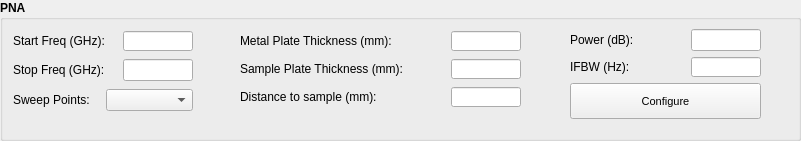
     <widget class="QGroupBox" name="groupBox_5">
      <property name="geometry">
       <rect>
        <x>10</x>
        <y>260</y>
        <width>801</width>
        <height>141</height>
       </rect>
      </property>
      <property name="font">
       <font>
        <weight>75</weight>
        <bold>true</bold>
       </font>
      </property>
      <property name="title">
       <string>PNA</string>
      </property>
      <widget class="QWidget" name="layoutWidget">
       <property name="geometry">
        <rect>
         <x>240</x>
         <y>29</y>
         <width>281</width>
         <height>82</height>
        </rect>
       </property>
       <layout class="QVBoxLayout" name="verticalLayout_14">
        <item>
         <layout class="QHBoxLayout" name="horizontalLayout_15">
          <item>
           <widget class="QLabel" name="labelScanHeight_5">
            <property name="font">
             <font>
              <weight>50</weight>
              <bold>false</bold>
             </font>
            </property>
            <property name="text">
             <string>Metal Plate Thickness (mm):</string>
            </property>
           </widget>
          </item>
          <item>
           <widget class="QLineEdit" name="lineEditPnametalPlateThickness">
            <property name="sizePolicy">
             <sizepolicy hsizetype="Fixed" vsizetype="Fixed">
              <horstretch>0</horstretch>
              <verstretch>0</verstretch>
             </sizepolicy>
            </property>
            <property name="maximumSize">
             <size>
              <width>70</width>
              <height>20</height>
             </size>
            </property>
            <property name="font">
             <font>
              <weight>50</weight>
              <bold>false</bold>
             </font>
            </property>
            <property name="toolTip">
             <string>Valid range: 50mm~500mm - Increment: 10mm</string>
            </property>
            <property name="toolTipDuration">
             <number>1000</number>
            </property>
            <property name="statusTip">
             <string notr="true"/>
            </property>
            <property name="maxLength">
             <number>5</number>
            </property>
            <property name="frame">
             <bool>true</bool>
            </property>
            <property name="alignment">
             <set>Qt::AlignRight|Qt::AlignTrailing|Qt::AlignVCenter</set>
            </property>
            <property name="cursorMoveStyle">
             <enum>Qt::VisualMoveStyle</enum>
            </property>
            <property name="clearButtonEnabled">
             <bool>false</bool>
            </property>
           </widget>
          </item>
         </layout>
        </item>
        <item>
         <layout class="QHBoxLayout" name="horizontalLayout_18">
          <item>
           <widget class="QLabel" name="labelScanHeight_7">
            <property name="font">
             <font>
              <weight>50</weight>
              <bold>false</bold>
             </font>
            </property>
            <property name="text">
             <string>Sample Plate Thickness (mm):</string>
            </property>
           </widget>
          </item>
          <item>
           <widget class="QLineEdit" name="lineEditPnasampleThickness">
            <property name="sizePolicy">
             <sizepolicy hsizetype="Fixed" vsizetype="Fixed">
              <horstretch>0</horstretch>
              <verstretch>0</verstretch>
             </sizepolicy>
            </property>
            <property name="maximumSize">
             <size>
              <width>70</width>
              <height>20</height>
             </size>
            </property>
            <property name="font">
             <font>
              <weight>50</weight>
              <bold>false</bold>
             </font>
            </property>
            <property name="toolTip">
             <string>Valid range: 50mm~500mm - Increment: 10mm</string>
            </property>
            <property name="toolTipDuration">
             <number>1000</number>
            </property>
            <property name="statusTip">
             <string notr="true"/>
            </property>
            <property name="text">
             <string/>
            </property>
            <property name="maxLength">
             <number>5</number>
            </property>
            <property name="frame">
             <bool>true</bool>
            </property>
            <property name="alignment">
             <set>Qt::AlignRight|Qt::AlignTrailing|Qt::AlignVCenter</set>
            </property>
            <property name="cursorMoveStyle">
             <enum>Qt::VisualMoveStyle</enum>
            </property>
            <property name="clearButtonEnabled">
             <bool>false</bool>
            </property>
           </widget>
          </item>
         </layout>
        </item>
        <item>
         <layout class="QHBoxLayout" name="horizontalLayout_16">
          <item>
           <widget class="QLabel" name="labelScanHeight_6">
            <property name="font">
             <font>
              <weight>50</weight>
              <bold>false</bold>
             </font>
            </property>
            <property name="text">
             <string>Distance to sample (mm):</string>
            </property>
           </widget>
          </item>
          <item>
           <widget class="QLineEdit" name="lineEditPnadistToSample">
            <property name="sizePolicy">
             <sizepolicy hsizetype="Fixed" vsizetype="Fixed">
              <horstretch>0</horstretch>
              <verstretch>0</verstretch>
             </sizepolicy>
            </property>
            <property name="maximumSize">
             <size>
              <width>70</width>
              <height>20</height>
             </size>
            </property>
            <property name="font">
             <font>
              <weight>50</weight>
              <bold>false</bold>
             </font>
            </property>
            <property name="toolTip">
             <string>Valid range: 50mm~500mm - Increment: 10mm</string>
            </property>
            <property name="toolTipDuration">
             <number>1000</number>
            </property>
            <property name="statusTip">
             <string notr="true"/>
            </property>
            <property name="text">
             <string/>
            </property>
            <property name="maxLength">
             <number>5</number>
            </property>
            <property name="frame">
             <bool>true</bool>
            </property>
            <property name="alignment">
             <set>Qt::AlignRight|Qt::AlignTrailing|Qt::AlignVCenter</set>
            </property>
            <property name="cursorMoveStyle">
             <enum>Qt::VisualMoveStyle</enum>
            </property>
            <property name="clearButtonEnabled">
             <bool>false</bool>
            </property>
           </widget>
          </item>
         </layout>
        </item>
       </layout>
      </widget>
      <widget class="QWidget" name="layoutWidget">
       <property name="geometry">
        <rect>
         <x>570</x>
         <y>29</y>
         <width>191</width>
         <height>90</height>
        </rect>
       </property>
       <layout class="QVBoxLayout" name="verticalLayout_17">
        <item>
         <layout class="QHBoxLayout" name="horizontalLayout_6">
          <item>
           <widget class="QLabel" name="labelScanInterval_5">
            <property name="font">
             <font>
              <weight>50</weight>
              <bold>false</bold>
             </font>
            </property>
            <property name="text">
             <string>Power (dB):</string>
            </property>
           </widget>
          </item>
          <item>
           <widget class="QLineEdit" name="lineEditPnaPower">
            <property name="sizePolicy">
             <sizepolicy hsizetype="Fixed" vsizetype="Fixed">
              <horstretch>0</horstretch>
              <verstretch>0</verstretch>
             </sizepolicy>
            </property>
            <property name="maximumSize">
             <size>
              <width>70</width>
              <height>22</height>
             </size>
            </property>
            <property name="font">
             <font>
              <weight>50</weight>
              <bold>false</bold>
             </font>
            </property>
            <property name="toolTip">
             <string>Valid range: 50mm~500mm - Increment: 10mm</string>
            </property>
            <property name="statusTip">
             <string/>
            </property>
            <property name="maxLength">
             <number>5</number>
            </property>
            <property name="alignment">
             <set>Qt::AlignRight|Qt::AlignTrailing|Qt::AlignVCenter</set>
            </property>
           </widget>
          </item>
         </layout>
        </item>
        <item>
         <layout class="QHBoxLayout" name="horizontalLayout">
          <item>
           <widget class="QLabel" name="labelScanHeight_4">
            <property name="font">
             <font>
              <weight>50</weight>
              <bold>false</bold>
             </font>
            </property>
            <property name="text">
             <string>IFBW (Hz):</string>
            </property>
           </widget>
          </item>
          <item>
           <widget class="QLineEdit" name="lineEditPnaIFBW">
            <property name="sizePolicy">
             <sizepolicy hsizetype="Fixed" vsizetype="Fixed">
              <horstretch>0</horstretch>
              <verstretch>0</verstretch>
             </sizepolicy>
            </property>
            <property name="maximumSize">
             <size>
              <width>70</width>
              <height>20</height>
             </size>
            </property>
            <property name="font">
             <font>
              <weight>50</weight>
              <bold>false</bold>
             </font>
            </property>
            <property name="toolTip">
             <string>Valid range: 50mm~500mm - Increment: 10mm</string>
            </property>
            <property name="toolTipDuration">
             <number>1000</number>
            </property>
            <property name="statusTip">
             <string notr="true"/>
            </property>
            <property name="maxLength">
             <number>5</number>
            </property>
            <property name="frame">
             <bool>true</bool>
            </property>
            <property name="alignment">
             <set>Qt::AlignRight|Qt::AlignTrailing|Qt::AlignVCenter</set>
            </property>
            <property name="cursorMoveStyle">
             <enum>Qt::VisualMoveStyle</enum>
            </property>
            <property name="clearButtonEnabled">
             <bool>false</bool>
            </property>
           </widget>
          </item>
         </layout>
        </item>
        <item>
         <widget class="QPushButton" name="pushButtonPnaConfig">
          <property name="sizePolicy">
           <sizepolicy hsizetype="Minimum" vsizetype="Preferred">
            <horstretch>0</horstretch>
            <verstretch>0</verstretch>
           </sizepolicy>
          </property>
          <property name="font">
           <font>
            <pointsize>8</pointsize>
            <weight>50</weight>
            <bold>false</bold>
           </font>
          </property>
          <property name="text">
           <string>Configure</string>
          </property>
         </widget>
        </item>
       </layout>
      </widget>
      <widget class="QWidget" name="layoutWidget">
       <property name="geometry">
        <rect>
         <x>13</x>
         <y>29</y>
         <width>180</width>
         <height>86</height>
        </rect>
       </property>
       <layout class="QVBoxLayout" name="verticalLayout_6">
        <item>
         <layout class="QHBoxLayout" name="horizontalLayout_9">
          <item>
           <widget class="QLabel" name="labelScanHeight_3">
            <property name="font">
             <font>
              <weight>50</weight>
              <bold>false</bold>
             </font>
            </property>
            <property name="text">
             <string>Start Freq (GHz):</string>
            </property>
           </widget>
          </item>
          <item>
           <widget class="QLineEdit" name="lineEditPnaStartFreq">
            <property name="sizePolicy">
             <sizepolicy hsizetype="Fixed" vsizetype="Fixed">
              <horstretch>0</horstretch>
              <verstretch>0</verstretch>
             </sizepolicy>
            </property>
            <property name="maximumSize">
             <size>
              <width>70</width>
              <height>20</height>
             </size>
            </property>
            <property name="font">
             <font>
              <weight>50</weight>
              <bold>false</bold>
             </font>
            </property>
            <property name="toolTip">
             <string>Valid range: 50mm~500mm - Increment: 10mm</string>
            </property>
            <property name="toolTipDuration">
             <number>1000</number>
            </property>
            <property name="statusTip">
             <string notr="true"/>
            </property>
            <property name="maxLength">
             <number>5</number>
            </property>
            <property name="frame">
             <bool>true</bool>
            </property>
            <property name="alignment">
             <set>Qt::AlignRight|Qt::AlignTrailing|Qt::AlignVCenter</set>
            </property>
            <property name="cursorMoveStyle">
             <enum>Qt::VisualMoveStyle</enum>
            </property>
            <property name="clearButtonEnabled">
             <bool>false</bool>
            </property>
           </widget>
          </item>
         </layout>
        </item>
        <item>
         <layout class="QHBoxLayout" name="horizontalLayout_3">
          <item>
           <widget class="QLabel" name="labelScanInterval_4">
            <property name="font">
             <font>
              <weight>50</weight>
              <bold>false</bold>
             </font>
            </property>
            <property name="text">
             <string>Stop Freq (GHz):</string>
            </property>
           </widget>
          </item>
          <item>
           <widget class="QLineEdit" name="lineEditPnaStopFreq">
            <property name="sizePolicy">
             <sizepolicy hsizetype="Fixed" vsizetype="Fixed">
              <horstretch>0</horstretch>
              <verstretch>0</verstretch>
             </sizepolicy>
            </property>
            <property name="maximumSize">
             <size>
              <width>70</width>
              <height>22</height>
             </size>
            </property>
            <property name="font">
             <font>
              <weight>50</weight>
              <bold>false</bold>
             </font>
            </property>
            <property name="toolTip">
             <string>Valid range: 50mm~500mm - Increment: 10mm</string>
            </property>
            <property name="statusTip">
             <string/>
            </property>
            <property name="maxLength">
             <number>5</number>
            </property>
            <property name="alignment">
             <set>Qt::AlignRight|Qt::AlignTrailing|Qt::AlignVCenter</set>
            </property>
           </widget>
          </item>
         </layout>
        </item>
        <item>
         <layout class="QHBoxLayout" name="horizontalLayout_13">
          <item>
           <widget class="QLabel" name="labelScanWidth_4">
            <property name="font">
             <font>
              <weight>50</weight>
              <bold>false</bold>
             </font>
            </property>
            <property name="text">
             <string>Sweep Points:</string>
            </property>
           </widget>
          </item>
          <item>
           <widget class="QComboBox" name="enumPnaSweepPoints">
            <property name="font">
             <font>
              <weight>50</weight>
              <bold>false</bold>
             </font>
            </property>
           </widget>
          </item>
         </layout>
        </item>
       </layout>
      </widget>
     </widget>
